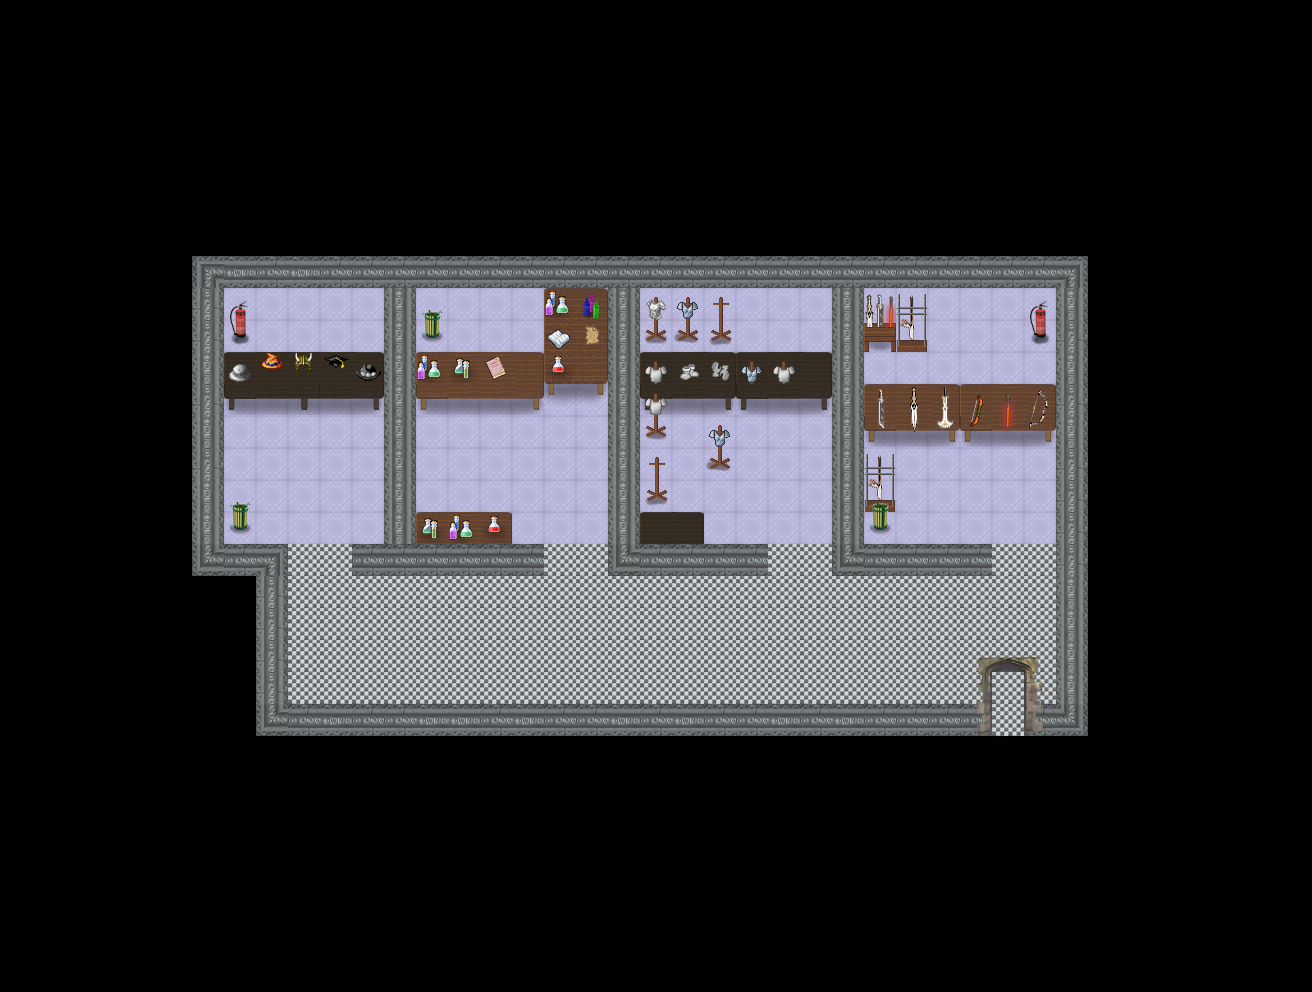

A level layout from a 2D game, rendered from its tile map. Below: a short description, then the map file with tile-grid data replaced by summaries:
An orthogonal 41x31 tile map with 32x32 px tiles, 4 tile layers (Ground, Fringe, Top, Objects), 1 hidden layer not drawn, 7 tilesets.

<map version="1.0" orientation="orthogonal" width="41" height="31" tilewidth="32" tileheight="32">
 <tileset firstgid="1" name="siyah" tilewidth="32" tileheight="32">
  <image source="../graphics/tiles/elektroadd/siyah.png" />
 </tileset>
 <tileset firstgid="2" name="duvar" tilewidth="32" tileheight="32">
  <image source="../graphics/tiles/elektroadd/hastehane.png" />
 </tileset>
 <tileset firstgid="86" name="kaplama" tilewidth="32" tileheight="32">
  <image source="../graphics/tiles/elektroadd/kaplamalar.png" />
 </tileset>
 <tileset firstgid="104" name="collosion" tilewidth="32" tileheight="32">
  <image source="../graphics/tiles/elektroadd/collision.png" />
 </tileset>
 <tileset firstgid="106" name="masalar" tilewidth="32" tileheight="32">
  <image source="../graphics/tiles/elektroadd/malzemeler.png" />
 </tileset>
 <tileset firstgid="206" name="malzemeler" tilewidth="32" tileheight="32">
  <image source="../graphics/tiles/elektroadd/malzeme_market.png" />
 </tileset>
 <tileset firstgid="276" name="malzemetup" tilewidth="32" tileheight="32">
  <image source="../graphics/tiles/elektroadd/malzemeler2.png" />
 </tileset>
 <layer name="Ground" width="41" height="31">
  <data>[1271 cells, 1271 non-empty, 11 distinct tile ids]</data>
 </layer>
 <layer name="Fringe" width="41" height="31">
  <data>[1271 cells, 66 non-empty, 29 distinct tile ids]</data>
 </layer>
 <layer name="Top" width="41" height="31">
  <data>[1271 cells, 57 non-empty, 45 distinct tile ids]</data>
 </layer>
 <layer name="Collision" width="41" height="31" visible="0">
  <data>[1271 cells, 1085 non-empty, 1 distinct tile ids]</data>
 </layer>
 <layer name="Objects" width="41" height="31">
  <data>[1271 cells, 0 non-empty, 0 distinct tile ids]</data>
 </layer>
</map>
